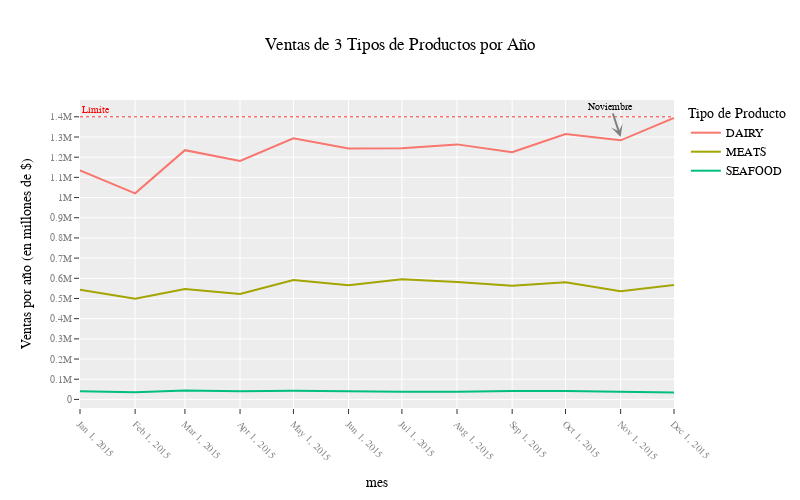

This figure's notebook cell:
### Markdown cell above
##Anotaciones

### Code cell
fig = px.line(
    df,
    width=800,
    height=500,
    template='ggplot2',
    title='Ventas de 3 Tipos de Productos por Año',
    labels={
        "fecha": "Periodo",
        "value": "Ventas por año (en millones de $)",
        "variable": "Tipo de Producto"
    }
)

fig.update_layout(
    font_family="Rockwell",
    font_color="black"
)

fig.update_xaxes(
    tickangle=45,
    tickmode='array',
    tickvals=df.index.values,
    tickfont={
        'color': 'grey',
        'size': 10
    }
)

fig.update_yaxes(
    tickfont={
        'color': 'grey',
        'size': 10
    }
)

fig.update_yaxes(
    nticks=20
)
# Anotaciones en Plotly
# https://plotly.com/python/text-and-annotations/#styling-and-coloring-annotations
fig.add_annotation(
    x='2015-11', # Debido a que este es el valor original
    y=1300000,
    text="Noviembre",
    showarrow=True,
    arrowhead=3, # Tipos de flecha: numero del 0 al 8
    arrowsize=1, # Tamaño de la cabeza de la flecha
    arrowwidth=2, # Ancho de la flecha en pixeles
    arrowcolor="grey",
    opacity=1,
    font={
        'family': "Arial",
        'size': 10,
        'color': "black"
    }
)

# Marcas en Plotly
# https://plotly.com/python/horizontal-vertical-shapes/#adding-text-annotations
fig.add_hline(
    y=1400000,
    line_dash="dot",
    annotation_text="Límite", # Puedo incluir al mismo tiempo una anotación
    annotation_position="top left", # "top left", "top right", "bottom left", "bottom", "top"
    annotation_font_size=10,
    annotation_font_color="red",
    opacity=0.8,
    line_width=1,
    line_color='red',
)

fig.show()

### Figure 1 — Plotly figure (JSON) as saved in the notebook; plotly's stock layout.template omitted (floating-point values rounded to 4 significant figures)
{"data": [{"hovertemplate": "Tipo de Producto=DAIRY<br>mes=%{x}<br>Ventas por año (en millones de $)=%{y}<extra></extra>", "legendgroup": "DAIRY", "line": {"color": "#F8766D", "dash": "solid"}, "marker": {"symbol": "circle"}, "mode": "lines", "name": "DAIRY", "orientation": "v", "showlegend": true, "x": ["2015-01", "2015-02", "2015-03", "2015-04", "2015-05", "2015-06", "2015-07", "2015-08", "2015-09", "2015-10", "2015-11", "2015-12"], "xaxis": "x", "y": [1134521, 1020747, 1234851, 1181180, 1293308, 1243588, 1244815, 1263428, 1224619, 1314827, 1283672, 1394582], "yaxis": "y", "type": "scatter"}, {"hovertemplate": "Tipo de Producto=MEATS<br>mes=%{x}<br>Ventas por año (en millones de $)=%{y}<extra></extra>", "legendgroup": "MEATS", "line": {"color": "#A3A500", "dash": "solid"}, "marker": {"symbol": "circle"}, "mode": "lines", "name": "MEATS", "orientation": "v", "showlegend": true, "x": ["2015-01", "2015-02", "2015-03", "2015-04", "2015-05", "2015-06", "2015-07", "2015-08", "2015-09", "2015-10", "2015-11", "2015-12"], "xaxis": "x", "y": [543100.0, 498700.0, 546500.0, 522300.0, 591700.0, 565000.0, 594900.0, 581200.0, 562700.0, 580800.0, 535900.0, 567400.0], "yaxis": "y", "type": "scatter"}, {"hovertemplate": "Tipo de Producto=SEAFOOD<br>mes=%{x}<br>Ventas por año (en millones de $)=%{y}<extra></extra>", "legendgroup": "SEAFOOD", "line": {"color": "#00BF7D", "dash": "solid"}, "marker": {"symbol": "circle"}, "mode": "lines", "name": "SEAFOOD", "orientation": "v", "showlegend": true, "x": ["2015-01", "2015-02", "2015-03", "2015-04", "2015-05", "2015-06", "2015-07", "2015-08", "2015-09", "2015-10", "2015-11", "2015-12"], "xaxis": "x", "y": [40470.0, 36070.0, 43810.0, 39980.0, 42510.0, 38780.0, 38540.0, 37770.0, 41910.0, 41420.0, 38820.0, 33730.0], "yaxis": "y", "type": "scatter"}], "layout": {"xaxis": {"anchor": "y", "domain": [0, 1], "title": {"text": "mes"}, "tickfont": {"color": "grey", "size": 10}, "tickangle": 45, "tickmode": "array", "tickvals": ["2015-01", "2015-02", "2015-03", "2015-04", "2015-05", "2015-06", "2015-07", "2015-08", "2015-09", "2015-10", "2015-11", "2015-12"]}, "yaxis": {"anchor": "x", "domain": [0, 1], "title": {"text": "Ventas por año (en millones de $)"}, "tickfont": {"color": "grey", "size": 10}, "nticks": 20}, "legend": {"title": {"text": "Tipo de Producto"}, "tracegroupgap": 0}, "title": {"text": "Ventas de 3 Tipos de Productos por Año"}, "height": 500, "width": 800, "font": {"family": "Rockwell", "color": "black"}, "annotations": [{"arrowcolor": "grey", "arrowhead": 3, "arrowsize": 1, "arrowwidth": 2, "font": {"color": "black", "family": "Arial", "size": 10}, "opacity": 1, "showarrow": true, "text": "Noviembre", "x": "2015-11", "y": 1300000}, {"font": {"color": "red", "size": 10}, "showarrow": false, "text": "Límite", "x": 0, "xanchor": "left", "xref": "x domain", "y": 1400000, "yanchor": "bottom", "yref": "y"}], "shapes": [{"line": {"color": "red", "dash": "dot", "width": 1}, "opacity": 0.8, "type": "line", "x0": 0, "x1": 1, "xref": "x domain", "y0": 1400000, "y1": 1400000, "yref": "y"}]}}
